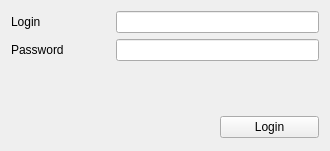
<?xml version="1.0" encoding="UTF-8"?>
<ui version="4.0">
 <class>LoginForm</class>
 <widget class="QWidget" name="LoginForm">
  <property name="geometry">
   <rect>
    <x>0</x>
    <y>0</y>
    <width>330</width>
    <height>151</height>
   </rect>
  </property>
  <property name="windowTitle">
   <string>Login</string>
  </property>
  <layout class="QGridLayout" name="gridLayout">
   <item row="0" column="0">
    <widget class="QLabel" name="label">
     <property name="text">
      <string>Login</string>
     </property>
    </widget>
   </item>
   <item row="0" column="1" colspan="2">
    <widget class="QLineEdit" name="m_userName"/>
   </item>
   <item row="1" column="0">
    <widget class="QLabel" name="label_2">
     <property name="text">
      <string>Password</string>
     </property>
    </widget>
   </item>
   <item row="1" column="1" colspan="2">
    <widget class="QLineEdit" name="m_password">
     <property name="echoMode">
      <enum>QLineEdit::Password</enum>
     </property>
    </widget>
   </item>
   <item row="3" column="0" colspan="2">
    <spacer name="horizontalSpacer">
     <property name="orientation">
      <enum>Qt::Horizontal</enum>
     </property>
     <property name="sizeHint" stdset="0">
      <size>
       <width>200</width>
       <height>25</height>
      </size>
     </property>
    </spacer>
   </item>
   <item row="3" column="2">
    <widget class="QPushButton" name="m_login">
     <property name="text">
      <string>Login</string>
     </property>
     <property name="autoDefault">
      <bool>true</bool>
     </property>
    </widget>
   </item>
   <item row="2" column="0" colspan="3">
    <spacer name="verticalSpacer">
     <property name="orientation">
      <enum>Qt::Vertical</enum>
     </property>
     <property name="sizeHint" stdset="0">
      <size>
       <width>20</width>
       <height>40</height>
      </size>
     </property>
    </spacer>
   </item>
  </layout>
 </widget>
 <resources/>
 <connections/>
</ui>
